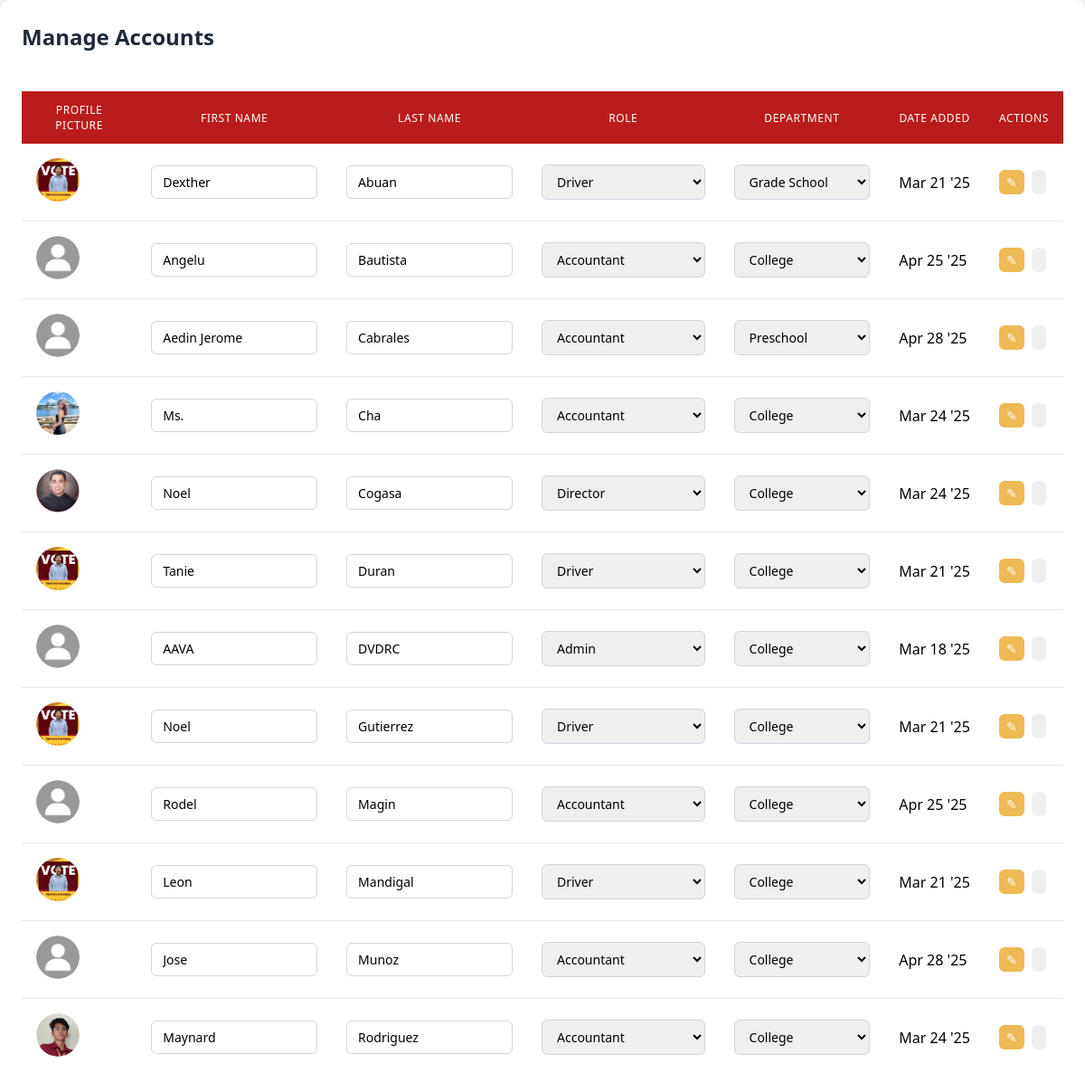
The page /manageaccount.php on the database its author committed.
### tables this page shows
CREATE TABLE `usertb` (
  `employeeid` varchar(10) NOT NULL,
  `ppicture` varchar(255) DEFAULT 'default_avatar.png',
  `fname` varchar(30) DEFAULT NULL,
  `lname` varchar(30) DEFAULT NULL,
  `pword` varchar(100) DEFAULT NULL,
  `role` varchar(20) DEFAULT 'User',
  `department` varchar(30) DEFAULT NULL,
  `created_at` timestamp NOT NULL DEFAULT current_timestamp(),
  `updated_at` timestamp NOT NULL DEFAULT current_timestamp() ON UPDATE current_timestamp(),
  PRIMARY KEY (`employeeid`)
);

### manageaccount.php (the view, shortened to what this page needs)
<!DOCTYPE html>
<html lang="en">
<head>
</head>
<body>
    <div class="container">
        <h2>Manage Accounts</h2>
        <?php
        $servername = "localhost";
        $username = "root";
        $password = "";
        $dbname = "vehiclemonitoringdbms";
        $conn = new mysqli($servername, $username, $password, $dbname);
        $selectsql = "SELECT * FROM usertb ORDER BY lname ASC";
        $result = $conn->query($selectsql);
        ?>
        <div style="overflow-x: auto;">
            <table>
                <thead>
                    <tr>
                        <th>Profile Picture</th>
                        <th>First Name</th>
                        <th>Last Name</th>
                        <th>Role</th>
                        <th>Department</th>
                        <th>Date Added</th>
                        <th>Actions</th>
                    </tr>
                </thead>
                <tbody>
                    <?php while ($row = $result->fetch_assoc()): ?>
                    <tr id="row-<?php echo htmlspecialchars($row['employeeid']); ?>">
                        <td>
                            <img src="uploads/<?php echo htmlspecialchars($row['ppicture']); ?>"
                                 alt="Profile" class="profile-img">
                        </td>
                        <td>
                            <input type="text" id="fname-<?php echo htmlspecialchars($row['employeeid']); ?>"
                                   value="<?php echo htmlspecialchars($row['fname']); ?>">
                        </td>
                        <td>
                            <input type="text" id="lname-<?php echo htmlspecialchars($row['employeeid']); ?>"
                                   value="<?php echo htmlspecialchars($row['lname']); ?>">
                        </td>
                        <td>
                            <select id="role-<?php echo htmlspecialchars($row['employeeid']); ?>">
                            <?php
                                $roles = ['Accountant', 'Admin', 'Director', 'Driver', 'Immediate, Secretary, User'];
                                foreach ($roles as $role) {
                                    $selected = ($row['role'] == $role) ? 'selected' : '';
                                    echo "<option value='" . htmlspecialchars($role) . "' $selected>" . htmlspecialchars($role) . "</option>";
                                }
                            ?>
                            </select>
                        </td>
                        <td>
                            <select id="department-<?php echo htmlspecialchars($row['employeeid']); ?>">
                                <?php
                                    $selectdepartmentsql = "SELECT * FROM departmentstb ORDER BY department ASC";
                                    $departmentresult = $conn->query($selectdepartmentsql);
                                    while ($departmentrow = $departmentresult->fetch_assoc())
                                    {
                                        $selected = ($row['department'] == $departmentrow['department']) ? 'selected' : '';
                                        echo "<option value='" . htmlspecialchars($departmentrow['department']) . "' $selected>" . htmlspecialchars($departmentrow['department']) . "</option>";
                                    }
                                ?>
                            </select>
                        </td>
                        <td style="white-space: nowrap;">
                            <?php echo date("M j 'y", strtotime($row['created_at'])); ?>
                        </td>
                        <td>
                            <div class="btn-group" >
                                <button onclick="updateAccount('<?php echo htmlspecialchars($row['employeeid']); ?>')"
                                        class="btn btn-update">
                                    ✎
                                </button>
                                <button onclick="deleteAccount('<?php echo htmlspecialchars($row['employeeid']); ?>')"
                                        class="btn btn-delete">
                                </button>
                            </div>
                        </td>
                    </tr>
                    <?php endwhile; ?>
                </tbody>
            </table>
        </div>
    </div>
</body>
</html>

### manageaccount.php (style rules this page uses)
* { box-sizing: border-box; margin: 0; padding: 0; font-family: 'Segoe UI', Tahoma, Geneva, Verdana, sans-serif; }
body { background-color: #f3f4f6; }
.container { max-width: 1200px; margin: 0 auto; background-color: white; border-radius: 12px; box-shadow: 0 4px 6px rgba(0, 0, 0, 0.1); overflow: hidden; padding: 24px; }
h2 { font-size: 1.5rem; font-weight: 700; color: #1f2937; margin-bottom: 24px; }
table { width: 100%; border-collapse: collapse; margin-top: 20px; }
thead { background-color: #b91c1c; }
th { padding: 12px 16px; text-align: left; font-size: 0.75rem; font-weight: 500; color: white; text-transform: uppercase; letter-spacing: 0.05em; text-align: center; }
td { padding: 16px; vertical-align: middle; }
tr { border-bottom: 1px solid #e5e7eb; }
tr:last-child { border-bottom: none; }
.profile-img { width: 48px; height: 48px; border-radius: 50%; object-fit: cover; }
input[type="text"] { padding: 8px 12px; border: 1px solid #d1d5db; border-radius: 6px; font-size: 0.875rem; outline: none; transition: border-color 0.2s, box-shadow 0.2s; width: 100%; }
select { padding: 8px 12px; border: 1px solid #d1d5db; border-radius: 6px; font-size: 0.875rem; outline: none; transition: border-color 0.2s, box-shadow 0.2s; width: 100%; }
.btn { padding: 4px 8px; font-size: 0.875rem; font-weight: 500; border-radius: 6px; cursor: pointer; transition: background-color 0.2s; border: none; }
.btn-update { background-color: #efb954; color: white; }
.btn-delete { margin-left: 8px; }
.btn-group { display: flex; flex-wrap: nowrap; }

### rows shown on the page
usertb: ppicture (picture), fname "Dexther", lname "Abuan", employeeid "Driver", created_at "Mar 21 '25"
usertb: ppicture (placeholder picture), fname "Angelu", lname "Bautista", employeeid "Accountant", created_at "Apr 25 '25"
usertb: ppicture (placeholder picture), fname "Aedin Jerome", lname "Cabrales", employeeid "Accountant", created_at "Apr 28 '25"
usertb: ppicture (picture), fname "Ms.", lname "Cha", employeeid "Accountant", created_at "Mar 24 '25"
usertb: ppicture (picture), fname "Noel", lname "Cogasa", employeeid "Director", created_at "Mar 24 '25"
usertb: ppicture (picture), fname "Tanie", lname "Duran", employeeid "Driver", created_at "Mar 21 '25"
usertb: ppicture (placeholder picture), fname "AAVA", lname "DVDRC", employeeid "Admin", created_at "Mar 18 '25"
usertb: ppicture (picture), fname "Noel", lname "Gutierrez", employeeid "Driver", created_at "Mar 21 '25"
usertb: ppicture (placeholder picture), fname "Rodel", lname "Magin", employeeid "Accountant", created_at "Apr 25 '25"
usertb: ppicture (picture), fname "Leon", lname "Mandigal", employeeid "Driver", created_at "Mar 21 '25"
usertb: ppicture (placeholder picture), fname "Jose", lname "Munoz", employeeid "Accountant", created_at "Apr 28 '25"
usertb: ppicture (picture), fname "Maynard", lname "Rodriguez", employeeid "Accountant", created_at "Mar 24 '25"

### other values the page prints
form field value "Grade School"
form field value "College"
form field value "Preschool"
